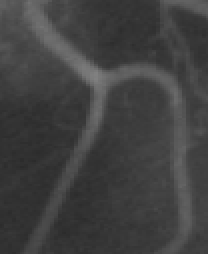
%> input picture DRLSE（Li）/vessel.bmp, 104 x 127 px (shown 2 times larger)
$ octave improved-drlse.m   (GNU Octave 9; MATLAB toolbox functions it lacks are replaced by stand-ins)
%> lines starting %> are read from the running program, lines starting %| are printed output that depends on the picture; in (x1, y1, x2, y2) boxes, pixels count from 0 and x2, y2 are one past the last pixel; in counts of white or black regions, pixels touching at a corner belong together; the program's own positions count from 1
clear all;
close all;
%对李纯明的DRLSE进行了改进 利用各向异性扩散提高了分割弱边缘的能力 改进的高斯滤波代替惩罚项 加快演化速度 节省了时间
Img = imread('vessel.bmp'); % real miscroscope image of cells
%> Img is the input picture: size 127x104 uint8; min 43, max 128, mean 64.5
Img=double(Img(:,:,1));
%> Img: size 127x104 double
%% parameter setting
timestep=5;  % time step
mu=0.2/timestep;  % coefficient of the distance regularization term R(phi)
%iter_inner=11;
iter_outer=100;
lambda=1.2; % coefficient of the weighted length term L(phi)
alfa=.8;  % coefficient of the weighted area term A(phi)
epsilon=1.5; % papramater that specifies the width of the DiracDelta function

sigma=1.5;     % scale parameter in Gaussian kernel
G=fspecial('gaussian',5,sigma);
Img_smooth=conv2(Img,G,'same');  % smooth image by Gaussiin convolution
[Ix,Iy]=gradient(Img);
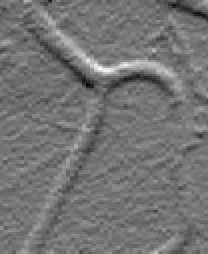
%> Iy: size 127x104 double (shown 2 times larger); min -14.5, max 17, mean -0.131; drawn with min black and max white
f=Ix.^2+Iy.^2;
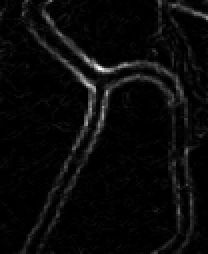
%> f: size 127x104 double (shown 2 times larger); min 0, max 362.5, mean 14.1; drawn with min black and max white
g=1./(1+f);  % edge indicator function.
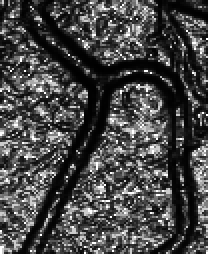
%> g: size 127x104 double (shown 2 times larger); min 0.00275, max 1, mean 0.275

K1=fspecial('gaussian',9,sigma);  %%%%

% initialize LSF as binary step function
c0=2;
initialLSF=c0*ones(size(Img));
% generate the initial region R0 as a rectangle
initialLSF(5:55, 5:55)=-c0;
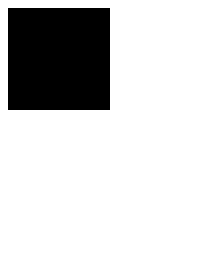
%> initialLSF: size 127x104 double (shown 2 times larger); values -2 (black) and 2 (white), 80.3% white; 1 black region, box (x1, y1, x2, y2) and area: (4, 4, 55, 55) 2601
%initialLSF(20:35, 35:55)=-c0;
phi=initialLSF;

figure(1);
mesh(-phi);   % for a better view, the LSF is displayed upside down
hold on;  contour(phi, [0,0], 'r','LineWidth',2);
title('Initial level set function');
view([-80 35]);

figure(2);
imagesc(Img,[0, 255]); axis off; axis equal; colormap(gray); hold on;  contour(phi, [0,0], 'r');
title('Initial zero level contour');
pause(0.5);


% start level set evolution
for n=1:iter_outer
   % phi = drlse_edge(phi, g, lambda, mu, alfa, epsilon, timestep, iter_inner, potentialFunction);
    [phi_x,phi_y]=gradient(phi);

    s=sqrt(phi_x.^2 + phi_y.^2);

    smallNumber=1e-10;
    Nx=phi_x./(s+smallNumber); % add a small positive number to avoid division by zero
    Ny=phi_y./(s+smallNumber);
    %curvature=div(Nx,Ny);
    %f = div(nx,ny)
[nxx,junk]=gradient(Nx);
[junk,nyy]=gradient(Ny);
curvature=nxx+nyy;
     %diracPhi=Dirac(phi,epsilon);
     f=(1/2/epsilon)*(1+cos(pi*phi/epsilon));
     b = (phi<=sigma) & (phi>=-sigma);
       diracPhi = f.*b;


    areaTerm=diracPhi.*g; % balloon/pressure force
    edgeTerm= diracPhi.*g.*curvature;%diracPhi.*(vx.*Nx+vy.*Ny) +
    phi=phi + timestep*(  lambda*edgeTerm + alfa*areaTerm);


    if mod(n,2)==0
        figure(2);
        imagesc(Img,[0, 255]); axis off; axis equal; colormap(gray); hold on;  contour(phi, [0,0], 'r');
    end

    phi = (phi >= 0) - ( phi< 0);
    phi = conv2(phi, K1, 'same');
end
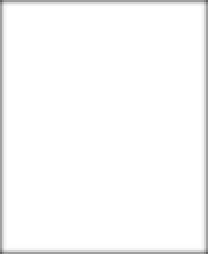
%> phi: size 127x104 double (shown 2 times larger); min 0.401, max 1, mean 0.98

% [4 lines of commented-out code are left out]

finalLSF=phi;
figure(2);
imagesc(Img,[0, 255]); axis off; axis equal; colormap(gray); hold on;  contour(phi, [0,0], 'r');
hold on;  contour(phi, [0,0], 'r');
str=['Final zero level contour, ', num2str(iter_outer), ' iterations'];
title(str);
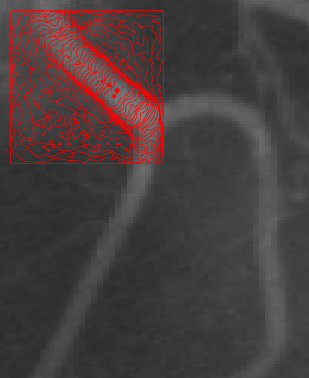
%> figure redrawn from the program's plot data; shown 3 times larger; its title reads 'Final zero level contour, 100 iterations'

pause(1);
figure;
mesh(-finalLSF); % for a better view, the LSF is displayed upside down
hold on;  contour(phi, [0,0], 'r','LineWidth',2);
str=['Final level set function, ', num2str(iter_outer), ' iterations'];
title(str);
axis on;
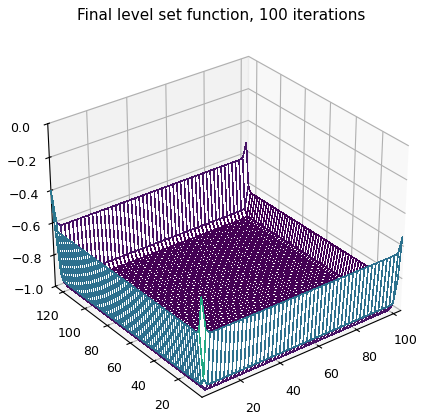
%> figure redrawn from the program's plot data

$ run again, with DRLSE（Li）/twocells.bmp copied over DRLSE（Li）/vessel.bmp
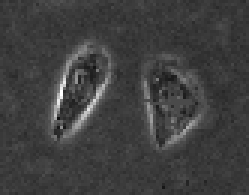
%> input picture DRLSE（Li）/twocells.bmp, 83 x 65 px (shown 3 times larger)
%> Img is the input picture: size 65x83x3 uint8; min 15, max 255, mean 63.2
%> Img: size 65x83 double
%> `initialLSF(5:55, 5:55)=-c0;`:
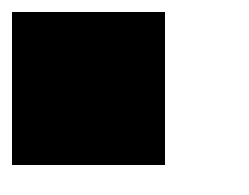
%> initialLSF: size 65x83 double (shown 3 times larger); values -2 (black) and 2 (white), 51.8% white; 1 black region, box (x1, y1, x2, y2) and area: (4, 4, 55, 55) 2601
%> `title(str);`:
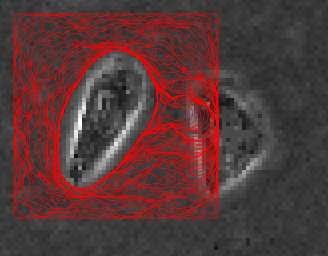
%> figure redrawn from the program's plot data; shown 4 times larger; its title reads 'Final zero level contour, 100 iterations'
